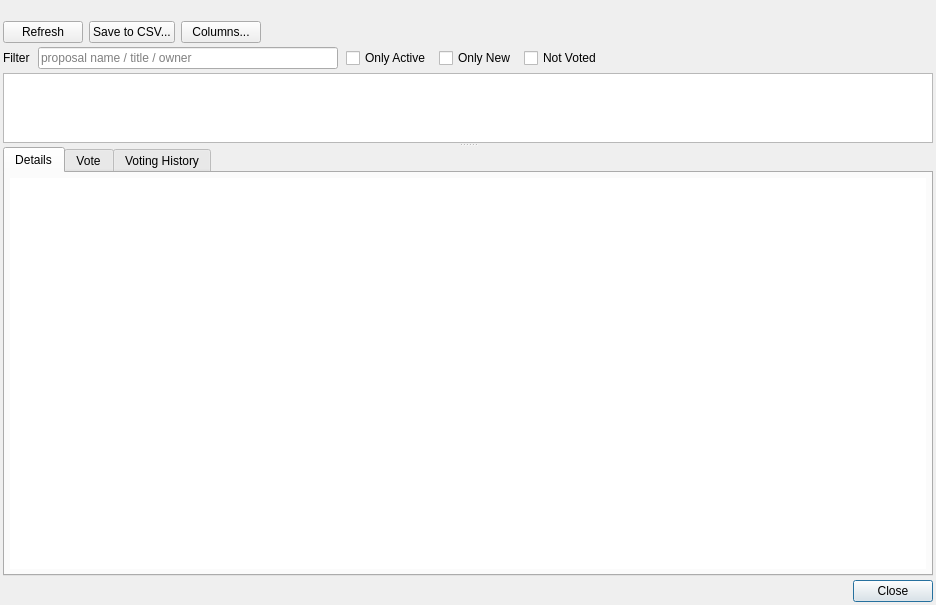
<?xml version="1.0" encoding="UTF-8"?>
<ui version="4.0">
 <class>ProposalsDlg</class>
 <widget class="QDialog" name="ProposalsDlg">
  <property name="geometry">
   <rect>
    <x>0</x>
    <y>0</y>
    <width>936</width>
    <height>605</height>
   </rect>
  </property>
  <property name="windowTitle">
   <string>Dialog</string>
  </property>
  <property name="modal">
   <bool>true</bool>
  </property>
  <layout class="QVBoxLayout" name="verticalLayout">
   <property name="spacing">
    <number>4</number>
   </property>
   <property name="leftMargin">
    <number>3</number>
   </property>
   <property name="topMargin">
    <number>3</number>
   </property>
   <property name="rightMargin">
    <number>3</number>
   </property>
   <property name="bottomMargin">
    <number>3</number>
   </property>
   <item>
    <widget class="QLabel" name="lblMessage">
     <property name="text">
      <string/>
     </property>
     <property name="wordWrap">
      <bool>true</bool>
     </property>
    </widget>
   </item>
   <item>
    <layout class="QHBoxLayout" name="horizontalLayout">
     <property name="spacing">
      <number>6</number>
     </property>
     <item>
      <widget class="QPushButton" name="btnProposalsRefresh">
       <property name="sizePolicy">
        <sizepolicy hsizetype="Maximum" vsizetype="Fixed">
         <horstretch>0</horstretch>
         <verstretch>0</verstretch>
        </sizepolicy>
       </property>
       <property name="text">
        <string>Refresh</string>
       </property>
       <property name="autoDefault">
        <bool>false</bool>
       </property>
      </widget>
     </item>
     <item>
      <widget class="QPushButton" name="btnProposalsSaveToCSV">
       <property name="sizePolicy">
        <sizepolicy hsizetype="Maximum" vsizetype="Fixed">
         <horstretch>0</horstretch>
         <verstretch>0</verstretch>
        </sizepolicy>
       </property>
       <property name="text">
        <string>Save to CSV...</string>
       </property>
       <property name="autoDefault">
        <bool>false</bool>
       </property>
      </widget>
     </item>
     <item>
      <widget class="QPushButton" name="btnProposalsColumns">
       <property name="sizePolicy">
        <sizepolicy hsizetype="Maximum" vsizetype="Fixed">
         <horstretch>0</horstretch>
         <verstretch>0</verstretch>
        </sizepolicy>
       </property>
       <property name="text">
        <string>Columns...</string>
       </property>
       <property name="autoDefault">
        <bool>false</bool>
       </property>
      </widget>
     </item>
     <item>
      <widget class="QLabel" name="lblBudgetSummary">
       <property name="styleSheet">
        <string notr="true"/>
       </property>
       <property name="text">
        <string/>
       </property>
       <property name="wordWrap">
        <bool>true</bool>
       </property>
       <property name="openExternalLinks">
        <bool>true</bool>
       </property>
       <property name="textInteractionFlags">
        <set>Qt::LinksAccessibleByMouse|Qt::TextSelectableByMouse</set>
       </property>
      </widget>
     </item>
    </layout>
   </item>
   <item>
    <layout class="QHBoxLayout" name="layoutFilter">
     <property name="spacing">
      <number>8</number>
     </property>
     <item>
      <widget class="QLabel" name="lblProposalFilter">
       <property name="text">
        <string>Filter</string>
       </property>
      </widget>
     </item>
     <item>
      <widget class="QLineEdit" name="edtProposalFilter">
       <property name="sizePolicy">
        <sizepolicy hsizetype="Maximum" vsizetype="Fixed">
         <horstretch>0</horstretch>
         <verstretch>0</verstretch>
        </sizepolicy>
       </property>
       <property name="minimumSize">
        <size>
         <width>300</width>
         <height>0</height>
        </size>
       </property>
       <property name="placeholderText">
        <string>proposal name / title / owner</string>
       </property>
       <property name="clearButtonEnabled">
        <bool>true</bool>
       </property>
      </widget>
     </item>
     <item>
      <widget class="QCheckBox" name="chb_only_active">
       <property name="text">
        <string>Only Active</string>
       </property>
      </widget>
     </item>
     <item>
      <widget class="QCheckBox" name="chb_only_new">
       <property name="toolTip">
        <string>Show only new proposals</string>
       </property>
       <property name="text">
        <string>Only New</string>
       </property>
      </widget>
     </item>
     <item>
      <widget class="QCheckBox" name="chb_not_voted">
       <property name="toolTip">
        <string>Show only proposals for which I did not vote</string>
       </property>
       <property name="text">
        <string>Not Voted</string>
       </property>
      </widget>
     </item>
     <item>
      <spacer name="hsFilter">
       <property name="orientation">
        <enum>Qt::Horizontal</enum>
       </property>
       <property name="sizeHint" stdset="0">
        <size>
         <width>40</width>
         <height>20</height>
        </size>
       </property>
      </spacer>
     </item>
    </layout>
   </item>
   <item>
    <widget class="QSplitter" name="detailsSplitter">
     <property name="orientation">
      <enum>Qt::Vertical</enum>
     </property>
     <widget class="QTableView" name="propsView">
      <property name="styleSheet">
       <string notr="true">QTableView{
  gridline-color: lightgray
}</string>
      </property>
      <property name="sizeAdjustPolicy">
       <enum>QAbstractScrollArea::AdjustToContentsOnFirstShow</enum>
      </property>
      <property name="editTriggers">
       <set>QAbstractItemView::AnyKeyPressed|QAbstractItemView::CurrentChanged|QAbstractItemView::DoubleClicked|QAbstractItemView::EditKeyPressed</set>
      </property>
      <property name="alternatingRowColors">
       <bool>false</bool>
      </property>
      <property name="selectionMode">
       <enum>QAbstractItemView::ExtendedSelection</enum>
      </property>
      <property name="selectionBehavior">
       <enum>QAbstractItemView::SelectRows</enum>
      </property>
      <property name="showGrid">
       <bool>true</bool>
      </property>
      <property name="sortingEnabled">
       <bool>true</bool>
      </property>
      <attribute name="verticalHeaderVisible">
       <bool>true</bool>
      </attribute>
      <attribute name="verticalHeaderCascadingSectionResizes">
       <bool>false</bool>
      </attribute>
      <attribute name="verticalHeaderHighlightSections">
       <bool>false</bool>
      </attribute>
     </widget>
     <widget class="QTabWidget" name="tabsDetails">
      <property name="currentIndex">
       <number>0</number>
      </property>
      <widget class="QWidget" name="tabDetails">
       <property name="styleSheet">
        <string notr="true"/>
       </property>
       <attribute name="title">
        <string>Details</string>
       </attribute>
       <layout class="QVBoxLayout" name="verticalLayout_2">
        <property name="sizeConstraint">
         <enum>QLayout::SetDefaultConstraint</enum>
        </property>
        <property name="leftMargin">
         <number>5</number>
        </property>
        <property name="topMargin">
         <number>5</number>
        </property>
        <property name="rightMargin">
         <number>5</number>
        </property>
        <property name="bottomMargin">
         <number>5</number>
        </property>
        <item>
         <widget class="QTextBrowser" name="edtDetails">
          <property name="frameShape">
           <enum>QFrame::NoFrame</enum>
          </property>
          <property name="frameShadow">
           <enum>QFrame::Plain</enum>
          </property>
          <property name="acceptRichText">
           <bool>false</bool>
          </property>
          <property name="openExternalLinks">
           <bool>true</bool>
          </property>
         </widget>
        </item>
       </layout>
      </widget>
      <widget class="QWidget" name="tabVoting">
       <attribute name="title">
        <string>Vote</string>
       </attribute>
       <layout class="QVBoxLayout" name="verticalLayout_5">
        <property name="leftMargin">
         <number>5</number>
        </property>
        <property name="topMargin">
         <number>8</number>
        </property>
        <property name="rightMargin">
         <number>5</number>
        </property>
        <property name="bottomMargin">
         <number>5</number>
        </property>
        <item>
         <widget class="QScrollArea" name="scrollAreaVoting">
          <property name="frameShape">
           <enum>QFrame::NoFrame</enum>
          </property>
          <property name="widgetResizable">
           <bool>true</bool>
          </property>
          <widget class="QWidget" name="scrollAreaVotingContents">
           <property name="geometry">
            <rect>
             <x>0</x>
             <y>0</y>
             <width>409</width>
             <height>66</height>
            </rect>
           </property>
           <layout class="QVBoxLayout" name="verticalLayout_3">
            <item>
             <layout class="QGridLayout" name="layoutUserVoting">
              <item row="0" column="2">
               <widget class="QPushButton" name="btnVoteNoForAll">
                <property name="toolTip">
                 <string>Vote No for all masternodes.</string>
                </property>
                <property name="text">
                 <string>No For All</string>
                </property>
                <property name="autoDefault">
                 <bool>false</bool>
                </property>
               </widget>
              </item>
              <item row="0" column="3">
               <widget class="QPushButton" name="btnVoteAbstainForAll">
                <property name="toolTip">
                 <string>Vote Abstain for all masternodes.</string>
                </property>
                <property name="text">
                 <string>Abstain For All</string>
                </property>
                <property name="autoDefault">
                 <bool>false</bool>
                </property>
               </widget>
              </item>
              <item row="0" column="0">
               <widget class="QLabel" name="label_3">
                <property name="text">
                 <string/>
                </property>
                <property name="alignment">
                 <set>Qt::AlignRight|Qt::AlignTrailing|Qt::AlignVCenter</set>
                </property>
               </widget>
              </item>
              <item row="0" column="1">
               <widget class="QPushButton" name="btnVoteYesForAll">
                <property name="toolTip">
                 <string>Vote Yes for all masternodes.</string>
                </property>
                <property name="text">
                 <string>Yes For All</string>
                </property>
                <property name="autoDefault">
                 <bool>false</bool>
                </property>
               </widget>
              </item>
              <item row="0" column="4">
               <widget class="QLabel" name="label_4">
                <property name="text">
                 <string/>
                </property>
               </widget>
              </item>
              <item row="0" column="5">
               <spacer name="horizontalSpacer_7">
                <property name="orientation">
                 <enum>Qt::Horizontal</enum>
                </property>
                <property name="sizeHint" stdset="0">
                 <size>
                  <width>40</width>
                  <height>20</height>
                 </size>
                </property>
               </spacer>
              </item>
             </layout>
            </item>
            <item>
             <spacer name="verticalSpacer_2">
              <property name="orientation">
               <enum>Qt::Vertical</enum>
              </property>
              <property name="sizeHint" stdset="0">
               <size>
                <width>20</width>
                <height>40</height>
               </size>
              </property>
             </spacer>
            </item>
           </layout>
          </widget>
         </widget>
        </item>
       </layout>
      </widget>
      <widget class="QWidget" name="tabVoteList">
       <attribute name="title">
        <string>Voting History</string>
       </attribute>
       <layout class="QVBoxLayout" name="verticalLayout_4">
        <item>
         <widget class="QSplitter" name="votesSplitter">
          <property name="sizePolicy">
           <sizepolicy hsizetype="Expanding" vsizetype="Preferred">
            <horstretch>0</horstretch>
            <verstretch>0</verstretch>
           </sizepolicy>
          </property>
          <property name="orientation">
           <enum>Qt::Horizontal</enum>
          </property>
          <widget class="QWidget" name="layoutWidget">
           <layout class="QVBoxLayout" name="layoutVotesView">
            <property name="spacing">
             <number>2</number>
            </property>
            <item>
             <layout class="QHBoxLayout" name="horizontalLayout_2">
              <property name="spacing">
               <number>8</number>
              </property>
              <item>
               <widget class="QPushButton" name="btnVotesRefresh">
                <property name="toolTip">
                 <string>Reads new votes from the Polis network</string>
                </property>
                <property name="text">
                 <string>Refresh</string>
                </property>
                <property name="autoDefault">
                 <bool>false</bool>
                </property>
               </widget>
              </item>
              <item>
               <widget class="QPushButton" name="btnVotesSaveToCSV">
                <property name="text">
                 <string>Save to CSV...</string>
                </property>
                <property name="autoDefault">
                 <bool>false</bool>
                </property>
               </widget>
              </item>
              <item>
               <widget class="QCheckBox" name="chbOnlyMyVotes">
                <property name="toolTip">
                 <string/>
                </property>
                <property name="text">
                 <string>Show my votes only</string>
                </property>
               </widget>
              </item>
              <item>
               <spacer name="horizontalSpacer_2">
                <property name="orientation">
                 <enum>Qt::Horizontal</enum>
                </property>
                <property name="sizeHint" stdset="0">
                 <size>
                  <width>40</width>
                  <height>20</height>
                 </size>
                </property>
               </spacer>
              </item>
             </layout>
            </item>
            <item>
             <layout class="QHBoxLayout" name="layoutVotesViewFilter">
              <property name="spacing">
               <number>8</number>
              </property>
              <item>
               <widget class="QLabel" name="label_2">
                <property name="text">
                 <string>Filter:</string>
                </property>
               </widget>
              </item>
              <item>
               <widget class="QLineEdit" name="edtVotesViewFilter"/>
              </item>
              <item>
               <widget class="QPushButton" name="btnApplyVotesViewFilter">
                <property name="text">
                 <string>Apply</string>
                </property>
                <property name="autoDefault">
                 <bool>false</bool>
                </property>
               </widget>
              </item>
             </layout>
            </item>
            <item>
             <widget class="QTableView" name="votesView">
              <property name="sizePolicy">
               <sizepolicy hsizetype="Expanding" vsizetype="Expanding">
                <horstretch>0</horstretch>
                <verstretch>0</verstretch>
               </sizepolicy>
              </property>
              <attribute name="verticalHeaderVisible">
               <bool>false</bool>
              </attribute>
             </widget>
            </item>
           </layout>
          </widget>
          <widget class="QWidget" name="verticalLayoutWidget">
           <layout class="QVBoxLayout" name="layoutVotesChart">
            <item>
             <layout class="QHBoxLayout" name="horizontalLayout_3">
              <item>
               <widget class="QRadioButton" name="rbVotesChartIncremental">
                <property name="text">
                 <string>Votes by date (incremental)</string>
                </property>
                <property name="checked">
                 <bool>true</bool>
                </property>
               </widget>
              </item>
              <item>
               <widget class="QRadioButton" name="rbVotesChartFinal">
                <property name="text">
                 <string>Votes summary</string>
                </property>
               </widget>
              </item>
              <item>
               <widget class="QRadioButton" name="rbVotesChartChanges">
                <property name="text">
                 <string>Vote changes by date</string>
                </property>
               </widget>
              </item>
              <item>
               <spacer name="horizontalSpacer_8">
                <property name="orientation">
                 <enum>Qt::Horizontal</enum>
                </property>
                <property name="sizeHint" stdset="0">
                 <size>
                  <width>40</width>
                  <height>20</height>
                 </size>
                </property>
               </spacer>
              </item>
             </layout>
            </item>
           </layout>
          </widget>
         </widget>
        </item>
       </layout>
      </widget>
     </widget>
    </widget>
   </item>
   <item>
    <widget class="QDialogButtonBox" name="buttonBox">
     <property name="standardButtons">
      <set>QDialogButtonBox::Close</set>
     </property>
    </widget>
   </item>
  </layout>
 </widget>
 <resources/>
 <connections/>
</ui>
